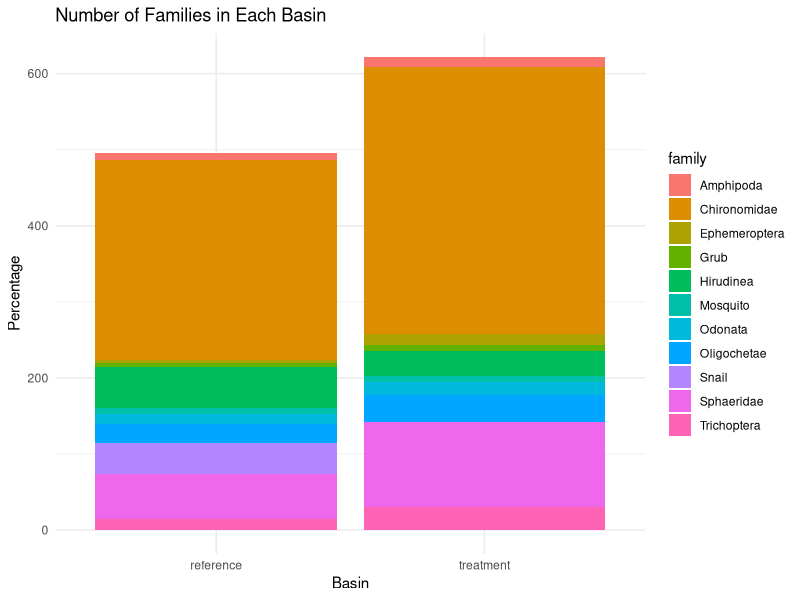
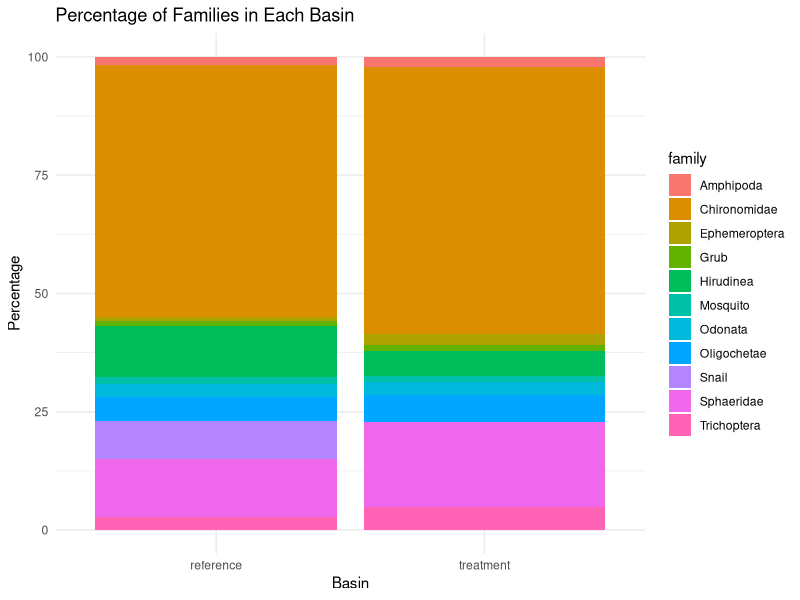
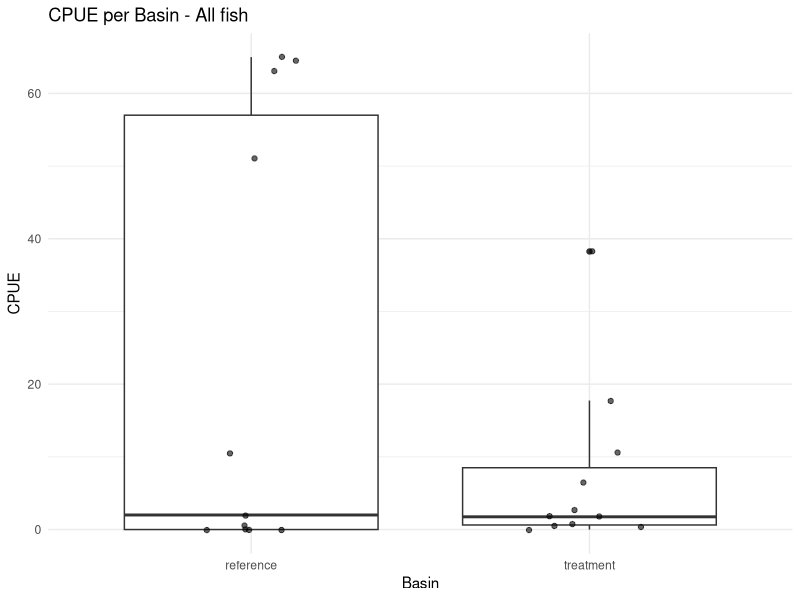
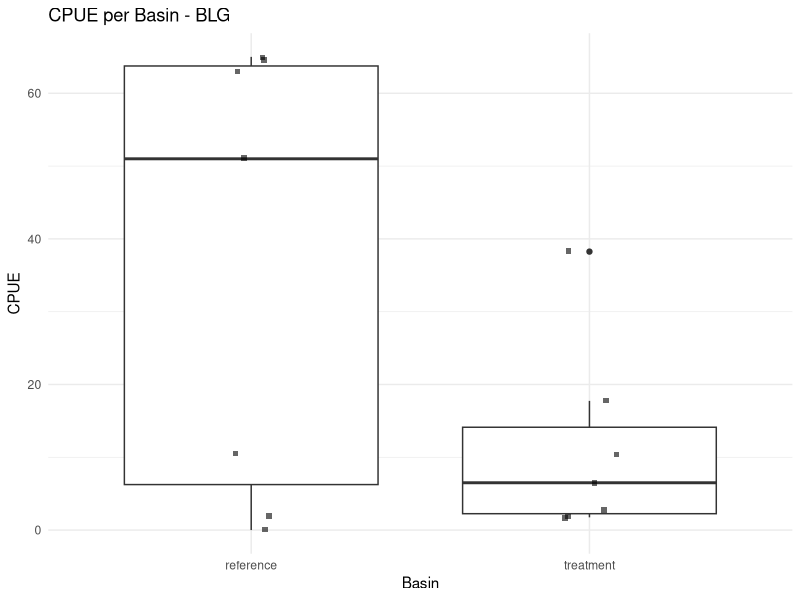
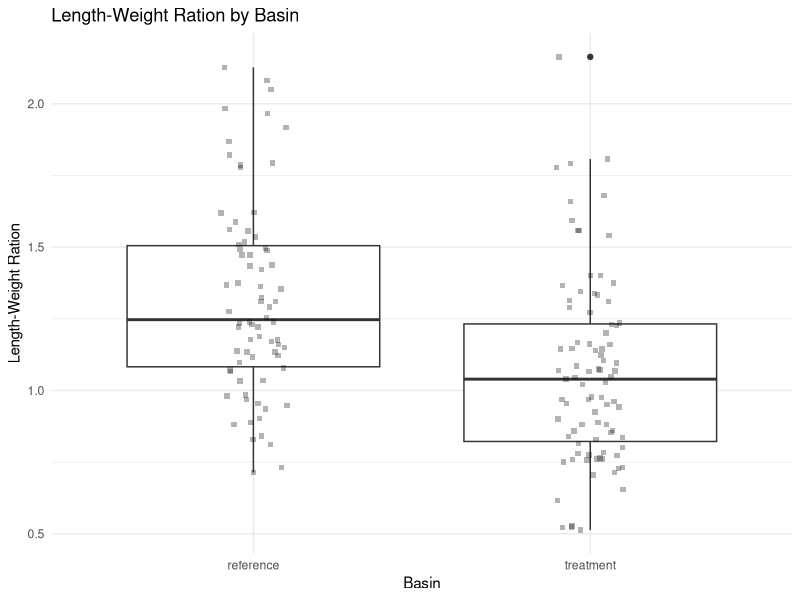
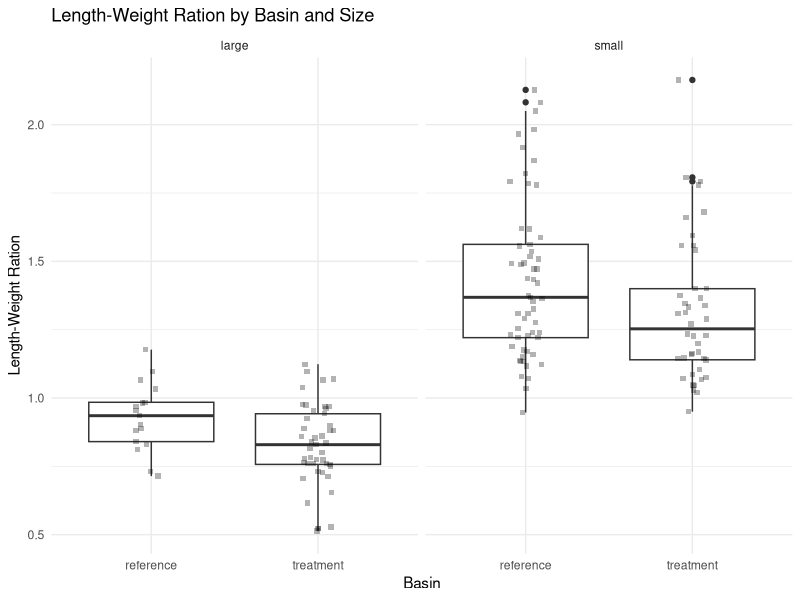
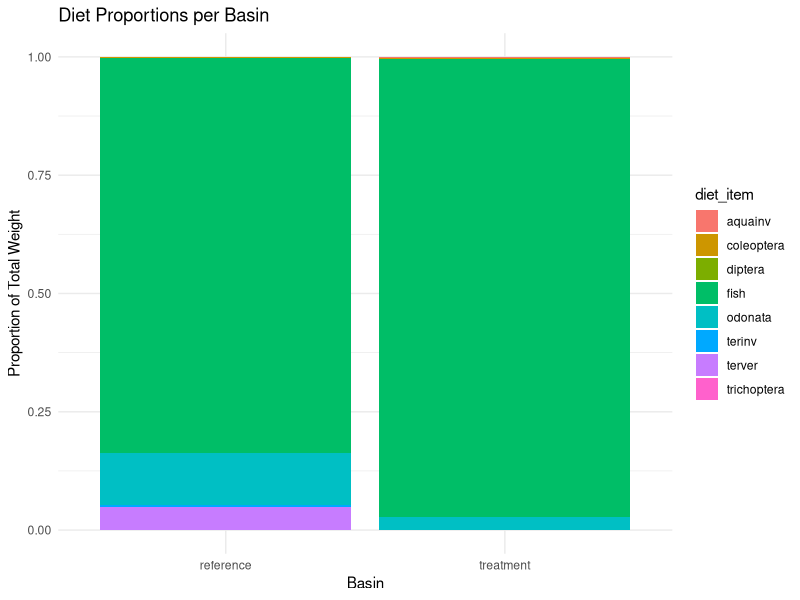
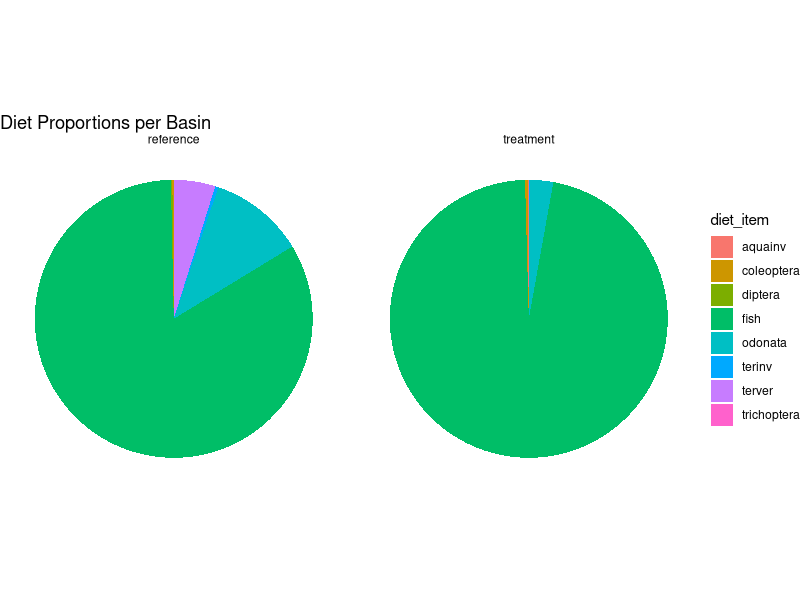

Recreate these plots in R, in order.
#Hello! 

library(tidyverse)
library(readr)

bmi_2024 <- read_csv("bmi_2024.csv")
View(bmi_2024)

####BMI 2024####
#Lets quick play around with BMI 

#Cleaning, omit NAs 
bmi_2024 <- na.omit(bmi_2024)

#Sum families by basin 
bmi_sum <- bmi_2024 %>%
  group_by(basin, family) %>%
  summarise(total_num = sum(number)) %>%
  ungroup()

#change that to a percentage and make a new data frame 
bmi_sum_percentage <- bmi_sum %>%
  group_by(basin) %>%
  mutate(percentage = total_num / sum(total_num) * 100) %>%
  ungroup()

#Plot families by basin by number 
bmi_sbp <- ggplot(bmi_sum, aes(x = basin, y = total_num, fill = family)) +
  geom_bar(stat = "identity") +
  labs(title = "Number of Families in Each Basin",
       x = "Basin",
       y = "Percentage") +
  theme_minimal()
bmi_sbp

#Plot families by basin by percentage 
bmi_sbp_percentage <- ggplot(bmi_sum_percentage, aes(x = basin, y = percentage, fill = family)) +
  geom_bar(stat = "identity") +
  labs(title = "Percentage of Families in Each Basin",
       x = "Basin",
       y = "Percentage") +
  theme_minimal()
bmi_sbp_percentage

####Preyfish 2024####

#Note - removed perch and minnowtraps from these data to avoid 0 inflation 
preyfish_2024 <- read_csv("preyfish_2024.csv")
View(preyfish_2024)

#Cleaning, omit NAs 
preyfish_2024 <- na.omit(preyfish_2024)

preyfish_bp <- ggplot(preyfish_2024, aes(x = basin, y = CPUE)) +
  geom_boxplot() +                       # Add boxplot
  geom_jitter(width = 0.2, alpha = 0.6) + # Add individual points with jitter for better visibility
  labs(title = "CPUE per Basin - All fish",
       x = "Basin",
       y = "CPUE") +
  theme_minimal()
preyfish_bp

#Omit LMB for giggles 
blg_preyfish <- preyfish_2024 %>%
  filter(species != 'LMB')

#plot CPUE without LMB 
blg_bp <- ggplot(blg_preyfish, aes(x = basin, y = CPUE)) +
  geom_boxplot() +                       
  geom_jitter(width = 0.1, alpha = 0.6, shape=15) + 
  labs(title = "CPUE per Basin - BLG",
       x = "Basin",
       y = "CPUE") +
  theme_minimal()
blg_bp

####LMB Length Weight 2024####
lmb_lw_2024 <- read_csv("lmb_lw_2024.csv")
View(lmb_lw_2024)

#Omit NAs in basin, and weights >1000 and <100
lmb_lw_2024<- lmb_lw_2024 %>%
  filter(!is.na(basin) & weight != 1000 & weight >= 100)

lmb_lw_2024 <- lmb_lw_2024 %>%
  mutate(lw_ration = length / weight)

lmb_bp <- ggplot(lmb_lw_2024, aes(x = basin, y = lw_ration)) +
  geom_boxplot() +                       
  geom_jitter(width = 0.1, alpha = 0.3, shape=15) + 
  labs(title = "Length-Weight Ration by Basin",
       x = "Basin",
       y = "Length-Weight Ration") +
  theme_minimal()
lmb_bp

#Test for significance 

# Split the data by basin
ref_t <- lmb_lw_2024 %>% filter(basin == 'reference') %>% pull(lw_ration)
trt_t <- lmb_lw_2024 %>% filter(basin == 'treatment') %>% pull(lw_ration)

# Run a t-test comparing the two basins
t_test <- t.test(ref_t, trt_t)

# Print the results of the t-test
print(t_test)

#Add size column 

lmb_lw_2024 <- lmb_lw_2024 %>%
  mutate(size = ifelse(length >= 305, 'large', 'small'))

#Facet wrap by size 
lmb_bp_size <- ggplot(lmb_lw_2024, aes(x = basin, y = lw_ration)) +
  geom_boxplot() +                       
  geom_jitter(width = 0.1, alpha = 0.3, shape=15) + 
  labs(title = "Length-Weight Ration by Basin and Size ",
       x = "Basin",
       y = "Length-Weight Ration") +
  facet_wrap(~size) +
  theme_minimal()
lmb_bp_size

####Diet 2024####
#Total weight per basin and proportions already calculated 

diets_2024_unfin <- read_csv("diets_2024_unfin.csv")
View(diets_2024_unfin)

#Stacked barplot - dry weight prop

diet_dw_sbp <-ggplot(diets_2024_unfin, aes(x = basin, y = prop_weight, fill = diet_item)) +
  geom_bar(stat = "identity") +
  labs(title = "Diet Proportions per Basin",
       x = "Basin",
       y = "Proportion of Total Weight") +
  theme_minimal()
diet_dw_sbp

#Weight pie chart 
diet_dw_pie <- ggplot(diets_2024_unfin, aes(x = "", y = prop_weight, fill = diet_item)) +
  geom_bar(stat = "identity", width = 1) +
  coord_polar("y") +
  facet_wrap(~ basin) +
  labs(title = "Diet Proportions per Basin",
       x = NULL,
       y = NULL) +
  theme_void() + 
  theme(legend.position = "right")
diet_dw_pie

#Stacked barplot - number

diet_num_sbp <-ggplot(diets_2024_unfin, aes(x = basin, y = number, fill = diet_item)) +
  geom_bar(stat = "identity") +
  labs(title = "Diet Numbers per Basin",
       x = "Basin",
       y = "Raw Numbers") +
  theme_minimal()
diet_num_sbp



diet_dw_pie <- ggplot(diets_2024_unfin, aes(x = "", y = prop_weight, fill = diet_item)) +
  geom_bar(stat = "identity", width = 1) +
  coord_polar("y") +
  facet_wrap(~ basin, scales = "free", ncol = 2) +  # Adjusting the facets
  #labs(title = "Diet Proportions per Basin",
  #     x = NULL,
  #     y = NULL) +
  theme_void() + 
  theme(
    legend.position = "bottom",  # Moving labels to the bottom
    strip.text = element_text(size = 12),  # Increasing the size of facet labels
    #plot.title = element_text(size = 20),  # Increasing the size of the title
    plot.margin = margin(1, 1, 1, 1)  # Adjusting plot margins
  )

diet_dw_pie
